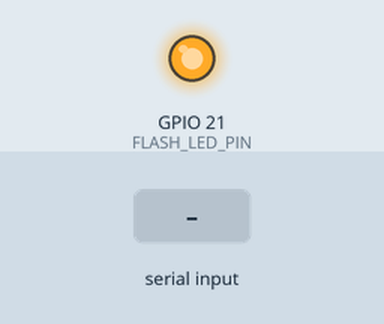
Bench run of a sketch on a simulated Seeed XIAO ESP32-S3. Shown: output pins drawn as LEDs (lit = HIGH). The test bench sets the inputs (shaded band). WiFi joins after 1.5 s; servers stay silent unless stated; uploads are accepted with an empty reply; the camera gives no picture; what the sketch prints to the serial monitor is not drawn.

Above: at 3.0 s.
3.1 s: "SNAP\n" received over Serial
At 3.24 s:
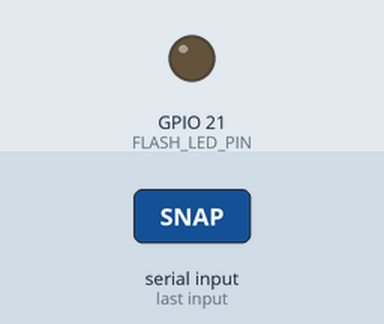
4.8 s: "livestream_off\n" received over the second serial link
6.3 s: "UPLOAD\n" received over Serial
7.8 s: "NO_FACE\n" received over the second serial link
9.3 s: "NOT_AUTHORIZED\n" received over the second serial link
Timing chart, 0 to 11.8 s (numbered marks = the images above; inputs shaded):
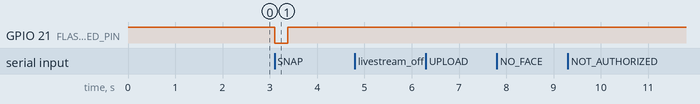

The sketch:

xiao_camera.ino
```cpp
#include "esp_camera.h"
#include <WiFi.h>
#include <WiFiClientSecure.h>
#include <HTTPClient.h>
#include <ArduinoJson.h>

// ==================== CONFIGURATION ====================
const char* ssid     = "realme";
const char* password = "123456789";
String SERVER_URL = "https://vault-cloudflare-8fu.pages.dev";
String CAMERA_API_KEY = "cameraapisecretkeyafagalglhlia";

// ==================== CAMERA PINOUT (XIAO ESP32-S3 SENSE) ====================
#define PWDN_GPIO_NUM     -1
#define RESET_GPIO_NUM    -1
#define XCLK_GPIO_NUM     10
#define SIOD_GPIO_NUM     40
#define SIOC_GPIO_NUM     39
#define Y9_GPIO_NUM       48
#define Y8_GPIO_NUM       11
#define Y7_GPIO_NUM       12
#define Y6_GPIO_NUM       14
#define Y5_GPIO_NUM       16
#define Y4_GPIO_NUM       18
#define Y3_GPIO_NUM       17
#define Y2_GPIO_NUM       15
#define VSYNC_GPIO_NUM    38
#define HREF_GPIO_NUM     47
#define PCLK_GPIO_NUM     13

#define FLASH_LED_PIN     21 // Onboard Flash LED (Active-Low: LOW is ON, HIGH is OFF)

bool g_livestream = false;
unsigned long g_last_frame = 0;
unsigned long g_last_poll = 0;
unsigned int poll_interval_ms = 2000;
const unsigned int LIVESTREAM_INTERVAL_MS = 500; // ~2 fps matches Cloudflare dashboard polling

unsigned long g_last_heartbeat_send = 0;

// Helper: General HTTP frame upload (e.g. Gallery / Snapshot)
bool uploadFrame(const char* path, uint8_t* data, size_t len) {
  if (WiFi.status() != WL_CONNECTED) return false;
  WiFiClientSecure client;
  client.setInsecure();
  HTTPClient http;
  String url = SERVER_URL + String(path);
  if (url.indexOf('?') >= 0) {
    url += "&api_key=" + CAMERA_API_KEY;
  } else {
    url += "?api_key=" + CAMERA_API_KEY;
  }
  http.begin(client, url);
  http.addHeader("Content-Type", "image/jpeg");
  http.addHeader("X-API-Key", CAMERA_API_KEY);
  http.setTimeout(6000);
  int code = http.POST(data, len);
  bool ok = (code == 200);
  if (!ok) {
    Serial.printf("\n❌ uploadFrame failed! HTTP Code: %d\n", code);
  }
  http.end();
  return ok;
}

// Helper: Cloudflare Dashboard Livestream frame upload
bool uploadLivestreamFrame(uint8_t* data, size_t len) {
  if (WiFi.status() != WL_CONNECTED) return false;
  WiFiClientSecure client;
  client.setInsecure();
  HTTPClient http;
  String url = SERVER_URL + "/api/v1/esp/livestream?api_key=" + CAMERA_API_KEY;
  http.begin(client, url);
  http.addHeader("Content-Type", "image/jpeg");
  http.addHeader("X-API-Key", CAMERA_API_KEY);
  http.setTimeout(3500);
  int code = http.POST(data, len);
  if (code == 200) {
    String res = http.getString();
    // If Cloudflare tells us the dashboard stopped watching, turn off streaming immediately
    if (res.indexOf("\"accepted\":false") >= 0 || res.indexOf("livestream_off") >= 0) {
      g_livestream = false;
      Serial.println("\n⏹️ [XIAO] Cloudflare Livestream ended by dashboard.");
    }
  } else if (code > 0) {
    Serial.printf("\n⚠️ Livestream frame HTTP %d\n", code);
  }
  http.end();
  return (code == 200);
}

// Capture photo with illumination, upload to Cloudflare / Supabase Storage, and verify with Face++
void triggerCaptureAndVerify() {
  Serial.println("\n📸 [XIAO] Starting Photo Capture for Face Verification...");
  digitalWrite(FLASH_LED_PIN, LOW); // Flash ON
  delay(150); // Stabilize exposure

  // Drop stale frame so we get fresh illuminated picture
  camera_fb_t *stale = esp_camera_fb_get();
  if (stale) esp_camera_fb_return(stale);

  camera_fb_t *fb = esp_camera_fb_get();
  digitalWrite(FLASH_LED_PIN, HIGH); // Flash OFF

  if (!fb) {
    Serial.println("❌ Camera frame capture FAILED!");
    Serial1.println("FACE_ERROR_CAM");
    return;
  }

  Serial.printf("✅ Photo Captured! Size: %u bytes\n", (unsigned int)fb->len);
  Serial1.println("photo taken"); // Signal WROOM controller immediately

  if (WiFi.status() != WL_CONNECTED) {
    Serial.println("❌ WiFi not connected! Cannot upload to Cloudflare / Supabase.");
    Serial1.println("FACE_ERROR_NET");
    esp_camera_fb_return(fb);
    return;
  }

  String verifyUrl = SERVER_URL + "/api/v1/face/verify?api_key=" + CAMERA_API_KEY;
  Serial.print("🚀 Uploading to Cloudflare / Supabase / Face++: ");
  Serial.println(verifyUrl);

  WiFiClientSecure client;
  client.setInsecure();
  HTTPClient http;
  http.begin(client, verifyUrl);
  http.addHeader("Content-Type", "image/jpeg");
  http.addHeader("X-API-Key", CAMERA_API_KEY);
  http.setTimeout(12000);

  int code = http.POST(fb->buf, fb->len);
  Serial.printf("📡 HTTP Status Code: %d\n", code);

  if (code > 0) {
    String res = http.getString();
    Serial.println("📦 Server Response: " + res);
    if (code == 200) {
      DynamicJsonDocument doc(1024);
      deserializeJson(doc, res);
      bool granted = false;
      String status = "";
      String name = "Unknown";
      float conf = 0.0;
      if (doc["data"].is<JsonObject>()) {
        granted = doc["data"]["granted"] | false;
        status = doc["data"]["status"] | "";
        name = doc["data"]["name"] | "Unknown";
        conf = doc["data"]["confidence"] | 0.0;
      } else {
        granted = doc["granted"] | false;
        status = doc["status"] | "";
        name = doc["name"] | "Unknown";
        conf = doc["confidence"] | 0.0;
      }

      Serial.printf("🎯 Face Verification Result: %s (User: %s, Conf: %.1f%%, Access Granted: %s)\n",
                    status.c_str(), name.c_str(), conf, granted ? "YES" : "NO");

      if (granted) Serial1.println("FACE_SUCCESS");
      else if (status == "NO_FACE") Serial1.println("FACE_NO_FACE");
      else if (status == "NOT_AUTHORIZED") Serial1.println("FACE_NOT_AUTHORIZED");
      else Serial1.println("FACE_ERROR_HTTP");
    } else {
      Serial1.println("FACE_ERROR_HTTP");
    }
  } else {
    Serial.printf("❌ HTTP POST failed! Error: %s\n", http.errorToString(code).c_str());
    Serial1.println("FACE_ERROR_NET");
  }
  http.end();
  esp_camera_fb_return(fb);
}

// Upload picture to Gallery
void triggerGalleryUpload() {
  Serial.println("\n📸 [XIAO] Uploading Snapshot to Gallery (/api/v1/upload)...");
  camera_fb_t *fb = esp_camera_fb_get();
  if (!fb) {
    Serial.println("❌ Camera frame capture failed");
    return;
  }

  bool ok = uploadFrame("/api/v1/upload?camera_id=1", fb->buf, fb->len);
  if (ok) {
    Serial.println("✅ Image uploaded to Cloudflare & Supabase Storage successfully!");
  } else {
    Serial.println("❌ Upload to /api/v1/upload failed");
  }
  esp_camera_fb_return(fb);
}

// Poll Cloudflare backend to check if dashboard turned on livestream or issued commands
void pollCommands() {
  if (WiFi.status() != WL_CONNECTED) return;
  WiFiClientSecure client;
  client.setInsecure();
  HTTPClient http;
  String url = SERVER_URL + "/api/v1/esp/commands/pending?api_key=" + CAMERA_API_KEY;
  http.begin(client, url);
  http.addHeader("X-API-Key", CAMERA_API_KEY);
  http.setTimeout(3000);
  int httpCode = http.GET();
  if (httpCode == 200) {
    String payload = http.getString();
    DynamicJsonDocument doc(1024);
    DeserializationError error = deserializeJson(doc, payload);
    if (!error) {
      bool prev_livestream = g_livestream;
      if (doc["data"].is<JsonObject>()) {
        g_livestream = doc["data"]["livestream"] | false;
      } else {
        g_livestream = doc["livestream"] | false;
      }
      if (g_livestream != prev_livestream) {
        Serial.printf("\n📹 Cloudflare Dashboard Livestream: %s\n",
                      g_livestream ? "STARTING (Streaming to Cloudflare)" : "STOPPED");
      }
    }
  }
  http.end();
}

void setup() {
  Serial.begin(115200); // Debug USB (Serial Monitor at 115200 baud)
  Serial.setTimeout(50);

  // Serial1 communicates with ESP32 WROOM via pins 44 (RX) and 43 (TX) at 9600 baud for stable signal integrity
  pinMode(44, INPUT_PULLUP);
  Serial1.begin(9600, SERIAL_8N1, 44, 43);
  Serial1.setTimeout(50);

  pinMode(FLASH_LED_PIN, OUTPUT);
  digitalWrite(FLASH_LED_PIN, HIGH); // Start Off (High is Off for active-low onboard LED)

  // Configure Camera with known working settings
  camera_config_t config;
  config.ledc_channel = LEDC_CHANNEL_0;
  config.ledc_timer   = LEDC_TIMER_0;
  config.pin_d0       = Y2_GPIO_NUM;
  config.pin_d1       = Y3_GPIO_NUM;
  config.pin_d2       = Y4_GPIO_NUM;
  config.pin_d3       = Y5_GPIO_NUM;
  config.pin_d4       = Y6_GPIO_NUM;
  config.pin_d5       = Y7_GPIO_NUM;
  config.pin_d6       = Y8_GPIO_NUM;
  config.pin_d7       = Y9_GPIO_NUM;
  config.pin_xclk     = XCLK_GPIO_NUM;
  config.pin_pclk     = PCLK_GPIO_NUM;
  config.pin_vsync    = VSYNC_GPIO_NUM;
  config.pin_href     = HREF_GPIO_NUM;
  config.pin_sccb_sda = SIOD_GPIO_NUM;
  config.pin_sccb_scl = SIOC_GPIO_NUM;
  config.pin_pwdn     = PWDN_GPIO_NUM;
  config.pin_reset    = RESET_GPIO_NUM;
  config.xclk_freq_hz = 20000000;
  config.frame_size   = FRAMESIZE_VGA;
  config.pixel_format = PIXFORMAT_JPEG;
  config.grab_mode    = CAMERA_GRAB_LATEST;
  config.fb_location  = CAMERA_FB_IN_PSRAM;
  config.jpeg_quality = 12;
  config.fb_count     = 2;

  if (esp_camera_init(&config) != ESP_OK) {
    Serial.println("❌ Camera Init Failed");
    Serial1.println("CAM_INIT_FAIL");
    return;
  }

  sensor_t * s = esp_camera_sensor_get();
  s->set_vflip(s, 1);

  Serial.println("📶 Connecting to WiFi: " + String(ssid) + " ...");
  WiFi.mode(WIFI_STA);
  WiFi.begin(ssid, password);
  unsigned long start_wifi = millis();
  while (WiFi.status() != WL_CONNECTED && millis() - start_wifi < 10000) {
    delay(500);
    Serial.print(".");
  }

  if (WiFi.status() == WL_CONNECTED) {
    Serial.printf("\n📶 Connected! IP: %s (RSSI: %d dBm)\n",
                  WiFi.localIP().toString().c_str(), WiFi.RSSI());
  } else {
    Serial.println("\n⚠️ WiFi Connection timeout! Will retry in background.");
  }

  Serial.println("==================================================");
  Serial.println("  V.A.U.L.T XIAO Camera Connected to Cloudflare   ");
  Serial.println("  Type 'SNAP'      -> Test Face Verification     ");
  Serial.println("  Type 'UPLOAD'    -> Test Gallery Upload        ");
  Serial.println("  Type 'STATUS'    -> Check WiFi & Livestream    ");
  Serial.println("  Type 'STREAM_ON' -> Manually start stream      ");
  Serial.println("  Type 'STREAM_OFF'-> Manually stop stream       ");
  Serial.println("==================================================");
}

void loop() {
  unsigned long now = millis();

  // Non-blocking WiFi reconnection
  static unsigned long last_wifi_reconnect_attempt = 0;
  if (WiFi.status() != WL_CONNECTED) {
    if (now - last_wifi_reconnect_attempt >= 10000) {
      last_wifi_reconnect_attempt = now;
      Serial.println("🔄 Reconnecting WiFi...");
      WiFi.disconnect();
      WiFi.begin(ssid, password);
    }
  }

  // 1. Poll Cloudflare commands (adjust interval if streaming)
  unsigned long current_poll_interval = g_livestream ? 6000 : poll_interval_ms;
  if (WiFi.status() == WL_CONNECTED) {
    if (now - g_last_poll >= current_poll_interval) {
      g_last_poll = now;
      pollCommands();
    }
  }

  // 2. Cloudflare Dashboard Livestream handling
  if (g_livestream && (now - g_last_frame >= LIVESTREAM_INTERVAL_MS)) {
    g_last_frame = now;
    camera_fb_t *fb = esp_camera_fb_get();
    if (fb) {
      bool ok = uploadLivestreamFrame(fb->buf, fb->len);
      if (ok) {
        Serial.print(".");
      }
      esp_camera_fb_return(fb);
    }
  }

  // 3. Heartbeat signal back to ESP32 WROOM controller
  if (now - g_last_heartbeat_send >= 3000) {
    g_last_heartbeat_send = now;
    if (WiFi.status() == WL_CONNECTED) {
      Serial1.println("XIAO_WIFI_OK");
    } else {
      Serial1.println("XIAO_WIFI_DEAD");
    }
  }

  // 4. Listen for commands from USB Serial Monitor (for direct PC testing)
  if (Serial.available()) {
    String usbCmd = Serial.readStringUntil('\n');
    usbCmd.trim();
    if (usbCmd.equalsIgnoreCase("SNAP") || usbCmd.equalsIgnoreCase("VERIFY") || usbCmd.equalsIgnoreCase("FACE") || usbCmd.equalsIgnoreCase("CAPTURE")) {
      Serial.println("🧪 [USB Command] Triggering Face Verification Capture...");
      triggerCaptureAndVerify();
    } else if (usbCmd.equalsIgnoreCase("UPLOAD") || usbCmd.equalsIgnoreCase("GALLERY")) {
      Serial.println("🧪 [USB Command] Triggering Gallery Upload...");
      triggerGalleryUpload();
    } else if (usbCmd.equalsIgnoreCase("STATUS") || usbCmd.equalsIgnoreCase("WIFI")) {
      Serial.printf("📶 WiFi: %s | IP: %s | RSSI: %d dBm | Livestream: %s\n",
                    WiFi.status() == WL_CONNECTED ? "CONNECTED" : "DISCONNECTED",
                    WiFi.localIP().toString().c_str(), WiFi.RSSI(),
                    g_livestream ? "ACTIVE" : "OFF");
    } else if (usbCmd.equalsIgnoreCase("STREAM_ON")) {
      g_livestream = true;
      Serial.println("📹 Manually started Cloudflare Livestream.");
    } else if (usbCmd.equalsIgnoreCase("STREAM_OFF")) {
      g_livestream = false;
      Serial.println("⏹️ Manually stopped Cloudflare Livestream.");
    } else if (usbCmd.equalsIgnoreCase("FLASH_ON")) {
      digitalWrite(FLASH_LED_PIN, LOW);
      Serial.println("💡 Flash ON");
    } else if (usbCmd.equalsIgnoreCase("FLASH_OFF")) {
      digitalWrite(FLASH_LED_PIN, HIGH);
      Serial.println("💡 Flash OFF");
    }
  }

  // 5. Listen for commands from ESP32 WROOM controller via UART (Serial1)
  if (Serial1.available()) {
    String cmd = Serial1.readStringUntil('\n');
    cmd.trim();

    if (cmd.length() > 0) {
      Serial.print("📩 [UART from WROOM]: ");
      Serial.println(cmd);
    }

    if (cmd == "FLASH_ON") {
      digitalWrite(FLASH_LED_PIN, LOW); // Flash ON
    }
    else if (cmd == "FLASH_OFF") {
      digitalWrite(FLASH_LED_PIN, HIGH); // Flash OFF
    }
    else if (cmd == "FACE_VERIFY") {
      triggerCaptureAndVerify();
    }
  }
}
```

Measured:
- after the input at 3.1 s, GPIO 21 (FLASH_LED_PIN): HIGH → LOW at once, → HIGH 0.27 s later
- after the input at 4.8 s, every drawn part: stays the same
- after the input at 6.3 s, every drawn part: stays the same
- after the input at 7.8 s, every drawn part: stays the same
- after the input at 9.3 s, every drawn part: stays the same
